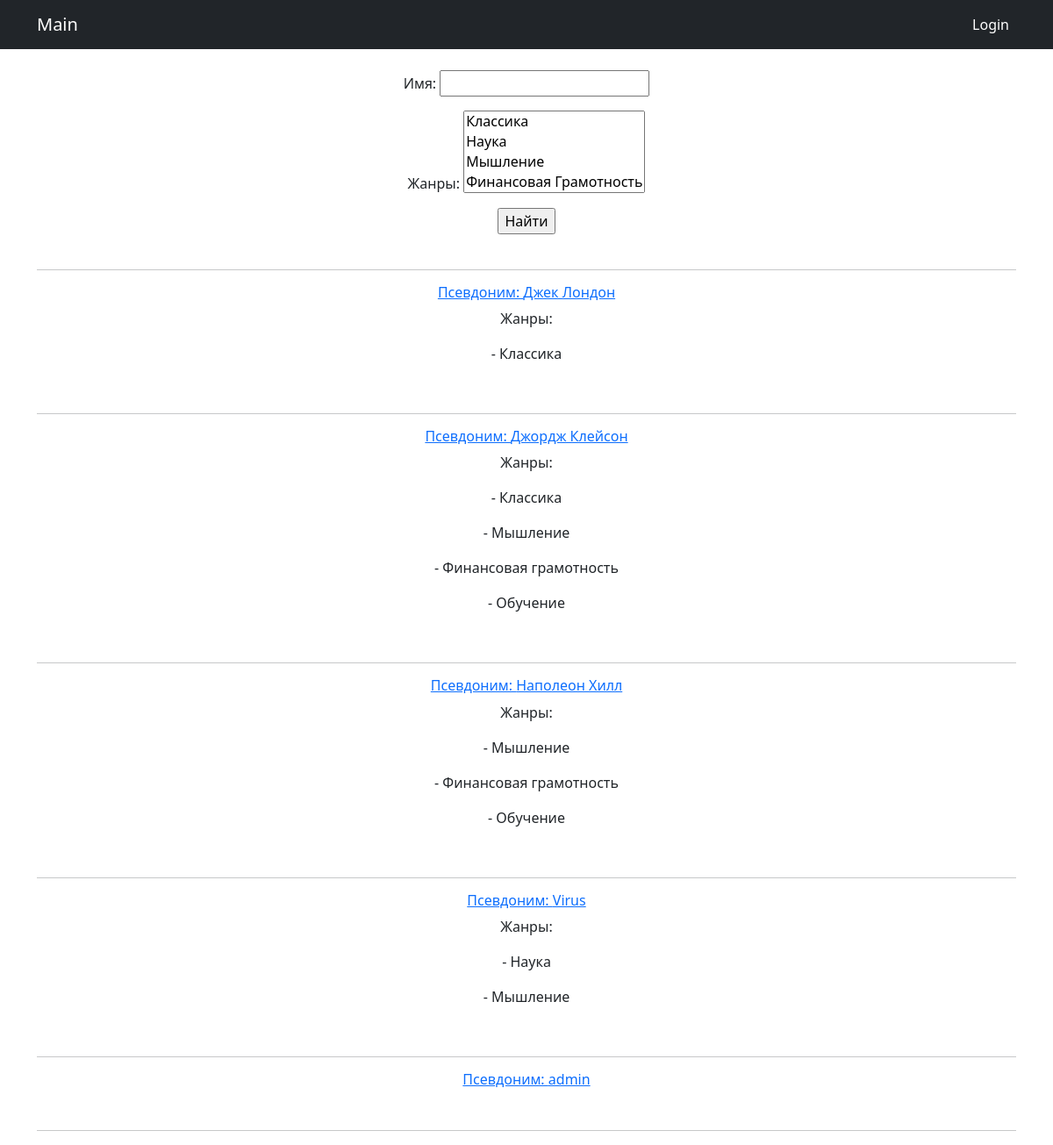
Screenshot of /authors/search/ with the database file from the repository.
### portal/models.py (models this page shows, shortened)
class Author(models.Model):
    user = models.OneToOneField(User, on_delete = models.CASCADE, blank=True, null=True)
    name = models.CharField(max_length=15, verbose_name="Имя")
    category = models.ManyToManyField(Category, verbose_name="Жанры", related_name="author_category")
    favourite = models.ManyToManyField(User, related_name="save_authors", blank=True)

class Category(models.Model):
    name_category = models.TextField(unique= True)
    def __str__(self):
        return f'{self.name_category.title()}'

### portal/views.py (the view)
# urls.py: path('authors/search/', AuthorWithFilter.as_view()),
class AuthorWithFilter(ListView):
    model = Author
    template_name = 'authors/author_with_filter.html'
    context_object_name = 'authors'
    def get_queryset(self):
        queryset = super().get_queryset()
        self.filterset = Author_filter(self.request.GET, queryset)
        return self.filterset.qs
    def get_context_data(self, **kwargs):
        context = super().get_context_data(**kwargs)
        context['filterset'] = self.filterset
        return context

### templates/authors/author_with_filter.html (shortened to what this page needs)
{% extends 'default.html' %}
{%block content%}<br>
 <form action="" method="get">
       {{ filterset.form.as_p }}
       <input type="submit" value="Найти" />
   </form><br><hr>
{%for author in authors%}
<a href = "/authors/{{author.id}}"><h6>Псевдоним: {{author.name}}</h6></a>
{%if author.category.all%}
<p>Жанры:</p>
{%for category in author.category.all%}
<p> - {{category.name_category}} </p>
{%endfor%}
{%endif%}
<br><hr>
{%endfor%}
{% endblock %}

### rows the page displays
Author: name "Джек Лондон"
Category: name_category "Классика"
Author: name "Джордж Клейсон"
Category: name_category "Мышление"
Category: name_category "Финансовая грамотность"
Category: name_category "Обучение"
Author: name "Наполеон Хилл"
Author: name "Virus"
Category: name_category "Наука"
Author: name "admin"
